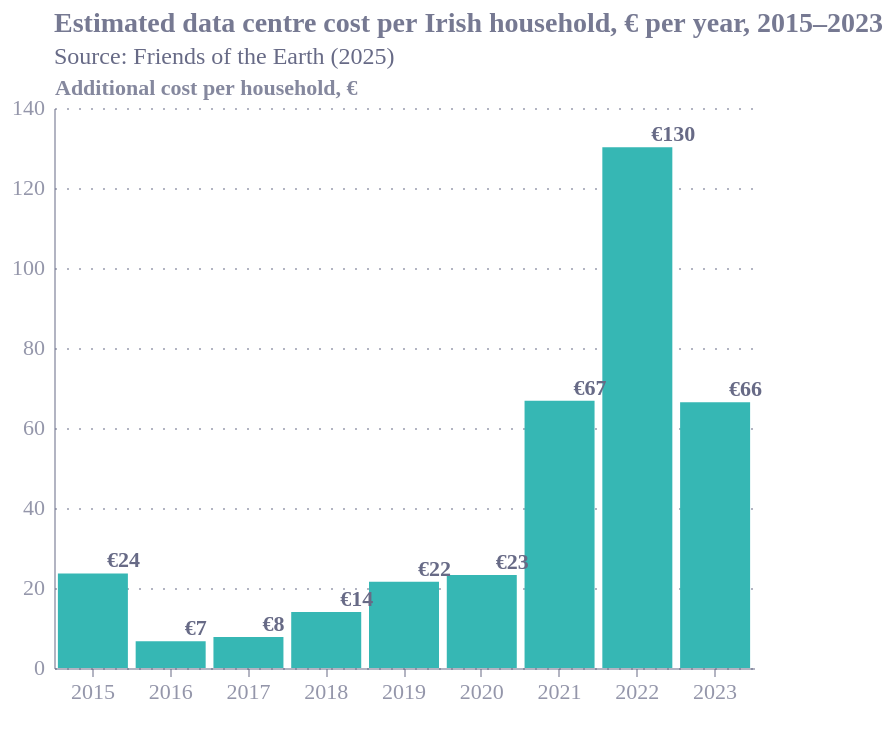

This figure's Vega-Lite source:
### Vega-Lite specification from a JSON file in a GitHub repository (floating-point values rounded to 4 significant figures)
{"config": {"font": "Circular Std", "text": {"color": "#676A86", "align": "left", "baseline": "middle", "dx": 7, "dy": 0, "fontSize": 11}, "view": {"stroke": null, "continuousWidth": 400, "continuousHeight": 300, "discreteWidth": 400, "discreteHeight": 300}, "range": {"category": ["#36B7B4", "#E6224B", "#F4C245", "#0063AF", "#00A767", "#179FDB", "#EB5C2E"], "diverging": ["#E6224B", "#E54753", "#C9C9C9", "#179FDB", "#122B39"], "heatmap": ["#C9C9C9", "#179FDB", "#0063AF", "#122B39"], "ordinal": ["#00A767", "#36B7B4", "#179FDB", "#0063AF", "#243B5A"]}, "bar": {"color": "#179fdb"}, "line": {"color": "#e6224b"}, "rule": {"color": "#676A86"}, "area": {"opacity": 0.3}, "point": {"filled": true, "size": 80, "color": "#e6224b", "opacity": 0.95}, "geoshape": {"stroke": "white", "strokeWidth": 0.3}, "rect": {"fill": "#d6d4d4", "opacity": 0.3}, "axis": {"labelColor": "#676A86", "labelFontSize": 11, "labelFont": "Circular Std", "labelOpacity": 0.7, "tickColor": "#676A86", "tickOpacity": 0.5, "domainColor": "#676A86", "domainOpacity": 0.5, "gridColor": "#676A86", "gridDash": [2, 2], "gridOpacity": 0.5, "title": null, "titleColor": "#676A86", "titleOpacity": 0.8, "tickSize": 4}, "axisXDiscrete": {"grid": false, "labelAngle": 0, "tickCount": 10, "tickOpacity": 0.5, "title": null}, "axisYDiscrete": {"ticks": false, "labelPadding": 5}, "axisXTemporal": {"grid": false, "ticks": true}, "axisXQuantitative": {"grid": true}, "axisYQuantitative": {"gridColor": "#676A86", "gridDash": [1, 5], "gridOpacity": 0.5, "ticks": false, "labelPadding": 5, "tickCount": 8, "titleAngle": 0, "titleAlign": "left", "titleBaseline": "bottom", "titleX": 0, "titleY": -5}, "title": {"color": "#676A86E6", "subtitleColor": "#676A86", "font": "Circular Std", "subtitleFont": "Circular Std", "anchor": "start", "fontSize": 14, "subtitleFontSize": 12, "subtitlePadding": 4, "offset": 0, "frame": "group"}, "legend": {"titleColor": "#122b39", "title": null, "labelColor": "#122b39", "labelFontSize": 11}}, "layer": [{"data": {"name": "data-74f1fd91107ab58382c824ee2baf79a2"}, "mark": {"type": "bar"}, "encoding": {"color": {"field": "series", "legend": null, "type": "nominal"}, "x": {"field": "year", "title": null, "type": "ordinal"}, "y": {"field": "eur", "title": "Additional cost per household, €", "type": "quantitative"}}}, {"data": {"name": "data-956600f30f965fbbf687e57fcff7f18a"}, "mark": {"type": "text", "dy": -6, "fontWeight": "bold"}, "encoding": {"text": {"field": "lab", "type": "nominal"}, "x": {"field": "year", "type": "ordinal"}, "y": {"field": "eur", "type": "quantitative"}}}], "height": 280, "padding": {"bottom": 20, "left": 5, "right": 5, "top": 5}, "title": {"text": "Estimated data centre cost per Irish household, € per year, 2015–2023", "anchor": "start", "subtitle": "Source: Friends of the Earth (2025)"}, "width": 350, "$schema": "https://vega.github.io/schema/vega-lite/v6.4.1.json", "datasets": {"data-74f1fd91107ab58382c824ee2baf79a2": [{"year": 2015, "eur": 23.63, "lab": "€24", "series": "Cost"}, {"year": 2016, "eur": 6.67, "lab": "€7", "series": "Cost"}, {"year": 2017, "eur": 7.72, "lab": "€8", "series": "Cost"}, {"year": 2018, "eur": 14.0, "lab": "€14", "series": "Cost"}, {"year": 2019, "eur": 21.54, "lab": "€22", "series": "Cost"}, {"year": 2020, "eur": 23.26, "lab": "€23", "series": "Cost"}, {"year": 2021, "eur": 66.82, "lab": "€67", "series": "Cost"}, {"year": 2022, "eur": 130.2, "lab": "€130", "series": "Cost"}, {"year": 2023, "eur": 66.44, "lab": "€66", "series": "Cost"}], "data-956600f30f965fbbf687e57fcff7f18a": [{"year": 2015, "eur": 23.63, "lab": "€24"}, {"year": 2016, "eur": 6.67, "lab": "€7"}, {"year": 2017, "eur": 7.72, "lab": "€8"}, {"year": 2018, "eur": 14.0, "lab": "€14"}, {"year": 2019, "eur": 21.54, "lab": "€22"}, {"year": 2020, "eur": 23.26, "lab": "€23"}, {"year": 2021, "eur": 66.82, "lab": "€67"}, {"year": 2022, "eur": 130.2, "lab": "€130"}, {"year": 2023, "eur": 66.44, "lab": "€66"}]}}
